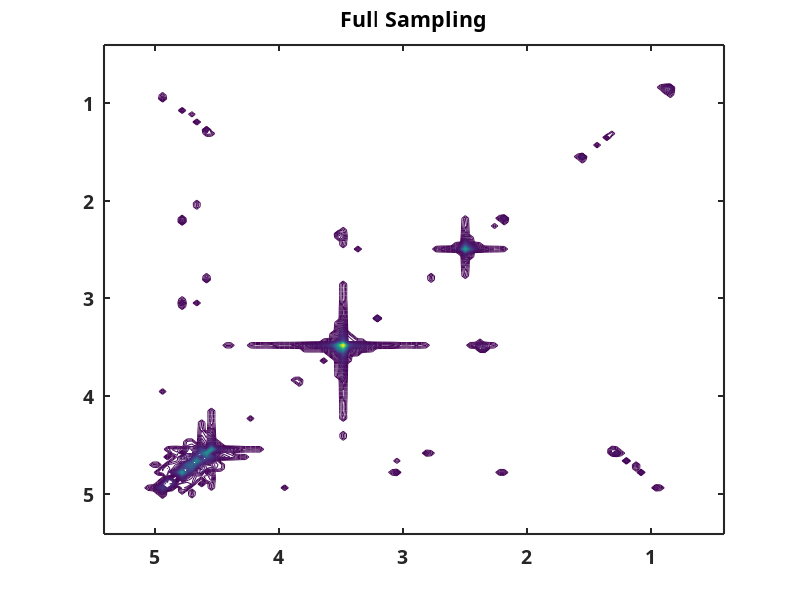

The MATLAB source for this figure: (Note: this script raises an error after producing the figure.)
%% Author: Enping Lin, Ze Fang, Bo Chen
%% Contact: enpinglin@qq.com
%% Date: 2024-01-26
%% This script is to reproduce 1H-1H symmetrical spectra reconstruction using SCREENES-hard and SCREENES-soft.
%% The spectra data are obtained from 128*128 1H-1H projection of the COSY-TOCSY spectrum of azithromycin.
%%
clear classes
clear,close all,clc
addpath('data')
addpath('function')
addpath('mask')
addpath('operator')
load('azithromycin.mat')

%% fully sampled data
[N1,N2] = size(Spec2D_Ideal);
ppm1 = linspace(0.41,5.41,N1);
ppm2 = linspace(0.41,5.41,N2);
figure,contour(ppm1,ppm2,(Spec2D_Ideal),(linspace(0,1,150)))
set (gca,'xdir','reverse','ydir','reverse','box','on','linewidth',1.5,'fontsize',14,'fontname','Calibri','fontweight','bold');
title('Full Sampling')

%% mask generation
load mask_azithromycin.mat

%% NUS data generation
soft = 1;
Fid = ifft2(Spec2D_Ideal);
FidNus = Fid;

if soft
    FidNus(mask==0) = 0;
    FidNus = FidNus(:); % soft
else
    FidNus(mask==0) = [];
end

%% SCREENES
rel_tol = 1e-5;
temp = cumsum(1:N1);

if soft
    xn = 2*length(mask(:)); % soft
else
    xn = 2*temp(end);
end
lambda = 0.001;
lambda2 = 1e-4;

para.FidNus = FidNus;
para.mask = mask;
para.rel_tol = rel_tol;
para.xn = xn;
para.lambda = lambda;
para.lambda2 = lambda2;

if soft
    Rec_X_Symetric = SCREENES_soft(para); % soft
else
    Rec_X_Symetric = SCREENES(para);
end

figure,contour(ppm1,ppm2,Rec_X_Symetric,linspace(0,1,150));
set (gca,'xdir','reverse','ydir','reverse','box','on','linewidth',1.5,'fontsize',14,'fontname','Calibri','fontweight','bold');
title('SCREENES Reconstruction')

%% diagonal peak analysis
RecS = real(Rec_X_Symetric)./max(max(real(Rec_X_Symetric))); % normalization
IdeS = real(Spec2D_Ideal)./max(max(real(Spec2D_Ideal)));
[pks,locs,w,p] = findpeaks(diag(RecS),'minpeakheight',0.02); % find diagonal peaks
bnd1 = floor(locs-w/2);
bnd2 = ceil(locs+w/2); % find diagonal peak range

for it =1:length(locs) % compute peak intensity
	IdeS_diagPInt(it) = sum(sum(IdeS(bnd1(it):bnd2(it),bnd1(it):bnd2(it))));
	RecS_diagPInt(it) = sum(sum(RecS(bnd1(it):bnd2(it),bnd1(it):bnd2(it))));
end

RLNE_Diag = norm(IdeS_diagPInt-RecS_diagPInt)/norm(IdeS_diagPInt);
    
%% cross peak analysis
RecS = real(Rec_X_Symetric)./max(max(real(Rec_X_Symetric)));
IdeS = real(Spec2D_Ideal)./max(max(real(Spec2D_Ideal)));
IdePeak = [];
RecPeak = [];
[ B ] = BDiagOnes( N1,10 ); % find diagonal peaks area
DiagFlag = logical(  B  );
IdeS_RevDiag = IdeS.*(~DiagFlag);
RecS_RevDiag = RecS.*(~DiagFlag);
bwm = ((IdeS_RevDiag+IdeS_RevDiag.')/2>0.02);
bwm = bwareaopen(bwm,1);
[L,num] = bwlabel(bwm);

for it = 1: num
   Temp = find(L==it);
   IdePeak(it) = sum(IdeS_RevDiag(Temp ),'all');
   RecPeak(it) = sum(RecS_RevDiag(Temp ),'all');
end    

RLNE_Cross = norm(IdePeak-RecPeak)/norm(IdePeak);

%% loc_Ideal
[temp_IIdeal,temp_locIdeal] = findpeaks(IdeS(:),'minpeakheight',0.005);
pIdeal = 0*IdeS;
pIdeal(temp_locIdeal) = 1;
[temp_rIdeal,temp_cIdeal] = find(pIdeal);
rIdeal = ppm2(temp_rIdeal)';
cIdeal = ppm1(temp_cIdeal)';
locIdeal = [rIdeal cIdeal];

%% loc_Rec
[temp_IRec,temp_locRec] = findpeaks(RecS(:),'minpeakheight',0.005);
pRec = 0*RecS;
pRec(temp_locRec) = 1;
[temp_rRec,temp_cRec] = find(pRec);
rRec = ppm2(temp_rRec)';
cRec = ppm1(temp_cRec)';
locSCREENES = [rRec cRec];

Rec_SCREENES = RecS;
